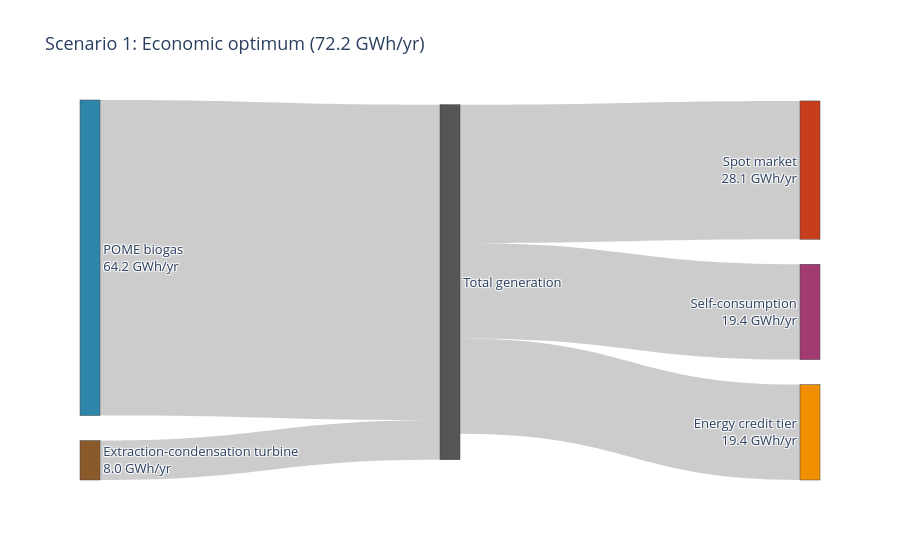
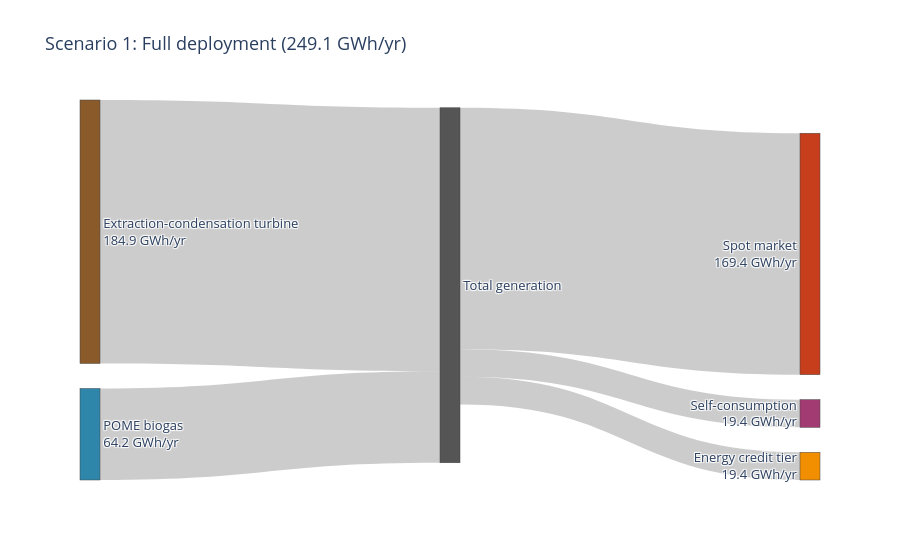

The code cell stored with these charts, in order, in its notebook:
### Code cell
# ==========================================================
# Section 20 - Sankey diagrams, Scenario 1 (English labels,
# consistent terminology with the rest of the article)
# ==========================================================
def build_sankey_scenario1(m, deployment_label, filename):
    turbine_GWh = sum(pyo.value(m.potencia_turbina_kW[p]) * horas_operacion_anual[p] for p in plantas) / 1e6
    biogas_GWh = sum(pyo.value(m.potencia_biogas_kW[p]) * horas_operacion_anual[p] for p in plantas) / 1e6
    self_consumption_GWh = sum(pyo.value(m.autoconsumo_kW[p]) * horas_operacion_anual[p] for p in plantas) / 1e6
    credit_tier_GWh = sum(pyo.value(m.excedente_permuta_kW[p]) * horas_operacion_anual[p] for p in plantas) / 1e6
    spot_market_GWh = sum(pyo.value(m.excedente_bolsa_kW[p]) * horas_operacion_anual[p] for p in plantas) / 1e6
    total_generation_GWh = turbine_GWh + biogas_GWh  # computed live, never hardcoded

    labels = [
        f"Extraction-condensation turbine<br>{turbine_GWh:.1f} GWh/yr",
        f"POME biogas<br>{biogas_GWh:.1f} GWh/yr",
        "Total generation",
        f"Self-consumption<br>{self_consumption_GWh:.1f} GWh/yr",
        f"Energy credit tier<br>{credit_tier_GWh:.1f} GWh/yr",
        f"Spot market<br>{spot_market_GWh:.1f} GWh/yr",
    ]
    source = [0, 1, 2, 2, 2]
    target = [2, 2, 3, 4, 5]
    value = [turbine_GWh, biogas_GWh, self_consumption_GWh, credit_tier_GWh, spot_market_GWh]

    title = f"Scenario 1: {deployment_label} ({total_generation_GWh:.1f} GWh/yr)"
    fig = go.Figure(data=[go.Sankey(
        node=dict(pad=25, thickness=20, label=labels,
                   color=["#8B5A2B", "#2E86AB", "#555555", "#A23B72", "#F18F01", "#C73E1D"]),
        link=dict(source=source, target=target, value=value)
    )])
    fig.update_layout(title_text=title, font_size=13)
    fig.write_html(filename + ".html")
    fig.write_image(filename + ".png", scale=2)
    fig.show()
    return {"turbine_GWh": turbine_GWh, "biogas_GWh": biogas_GWh}

r_opt_e1 = build_sankey_scenario1(m1, "Economic optimum", "sankey_scenario1_economic_optimum")
r_full_e1 = build_sankey_scenario1(m2, "Full deployment", "sankey_scenario1_full_deployment")

print(f"\nChange in turbine flow: {r_opt_e1['turbine_GWh']:.2f} -> {r_full_e1['turbine_GWh']:.2f} GWh/yr "
      f"({(r_full_e1['turbine_GWh']/r_opt_e1['turbine_GWh']-1)*100:+.0f}%)")
print(f"Change in biogas flow:  {r_opt_e1['biogas_GWh']:.2f} -> {r_full_e1['biogas_GWh']:.2f} GWh/yr "
      f"({(r_full_e1['biogas_GWh']/r_opt_e1['biogas_GWh']-1)*100:+.1f}%)")

### Figure 1 — Plotly figure (JSON) as saved in the notebook; plotly's stock layout.template omitted (floating-point values rounded to 4 significant figures)
{"data": [{"link": {"source": [0, 1, 2, 2, 2], "target": [2, 2, 3, 4, 5], "value": [8.026, 64.22, 19.41, 19.41, 28.14]}, "node": {"color": ["#8B5A2B", "#2E86AB", "#555555", "#A23B72", "#F18F01", "#C73E1D"], "label": ["Extraction-condensation turbine<br>8.0 GWh/yr", "POME biogas<br>64.2 GWh/yr", "Total generation", "Self-consumption<br>19.4 GWh/yr", "Energy credit tier<br>19.4 GWh/yr", "Spot market<br>28.1 GWh/yr"], "pad": 25, "thickness": 20}, "type": "sankey"}], "layout": {"font": {"size": 13}, "title": {"text": "Scenario 1: Economic optimum (72.2 GWh/yr)"}}}

### Figure 2 — Plotly figure (JSON) as saved in the notebook; plotly's stock layout.template omitted (floating-point values rounded to 4 significant figures)
{"data": [{"link": {"source": [0, 1, 2, 2, 2], "target": [2, 2, 3, 4, 5], "value": [184.9, 64.22, 19.41, 19.41, 169.4]}, "node": {"color": ["#8B5A2B", "#2E86AB", "#555555", "#A23B72", "#F18F01", "#C73E1D"], "label": ["Extraction-condensation turbine<br>184.9 GWh/yr", "POME biogas<br>64.2 GWh/yr", "Total generation", "Self-consumption<br>19.4 GWh/yr", "Energy credit tier<br>19.4 GWh/yr", "Spot market<br>169.4 GWh/yr"], "pad": 25, "thickness": 20}, "type": "sankey"}], "layout": {"font": {"size": 13}, "title": {"text": "Scenario 1: Full deployment (249.1 GWh/yr)"}}}
